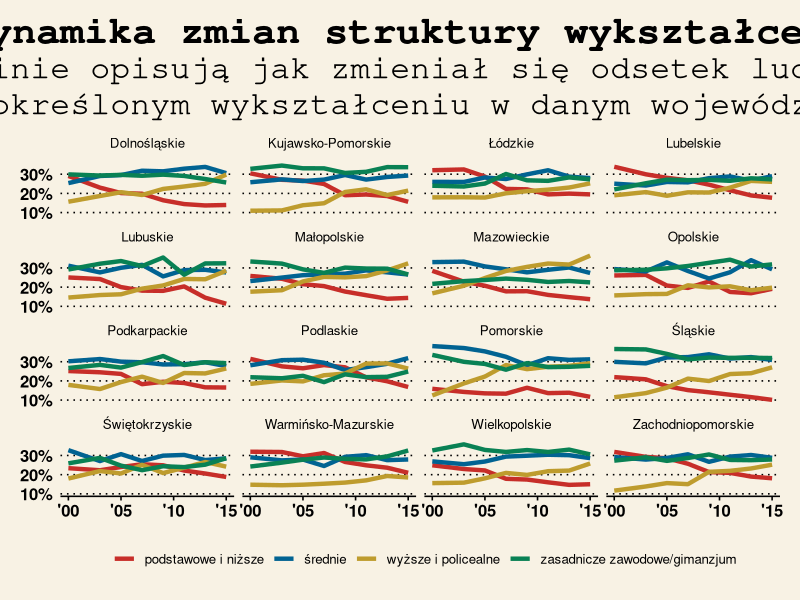
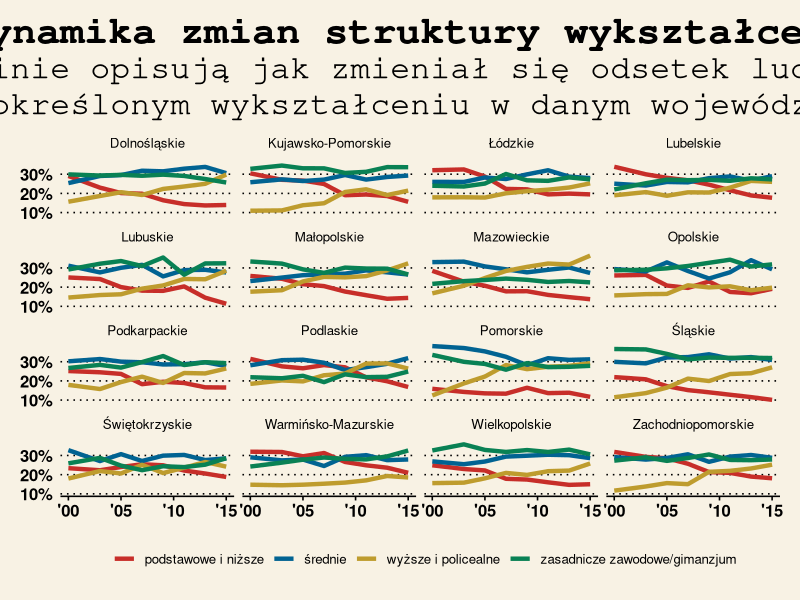

These figures' R source, in order:

library(ggplot2)
library(dplyr)
library(ggthemes)
library(RColorBrewer)

edu<-read.csv("education_data.csv")

edu %>% group_by(rok,wojewodztwo) %>% summarise(norm = sum(waga)) -> edu2
edu %>% group_by(rok,wojewodztwo,edukacja) %>% summarise(waga=sum(waga)) ->edu3 
edu2 %>% inner_join(edu3) %>% mutate(waga=waga/norm)%>% ungroup %>% mutate(rok=as.Date(paste0(rok,"-01-01"))) -> edu

edu  %>%  filter(!is.na(wojewodztwo))  %>%
  ggplot(aes(x=rok,y=waga,color=edukacja)) + 
  scale_color_manual(name="",values = wsj_pal()(4)) +
  geom_path(stat = "identity", size=1.5) + 
  theme_wsj() +
  theme(legend.position = "bottom", plot.title = element_text(hjust=0.5),
         plot.subtitle = element_text(hjust=0.5),
        axis.text.x = element_text())+
  facet_wrap(~wojewodztwo) +
  scale_y_continuous(labels=scales::percent_format()) +
  scale_x_date(date_labels = "'%y") +
  ggtitle("Dynamika zmian struktury wykształcenia", 
          subtitle = "Linie opisują jak zmieniał się odsetek ludzi \no określonym wykształceniu w danym województwie")
  ggsave(filename = "dynamika-wykształcenia.png", width = 25, height = 20, units = "cm")